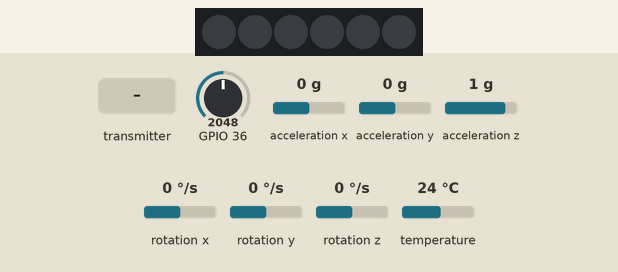
This program was run on a simulated ESP32. Shown: 6 RGB LEDs in strip order, left to right. The inputs (shaded band) are chosen by the test bench; at power-on: GPIO 36 = 2048, acceleration x 0 g, acceleration y 0 g, acceleration z 1 g, rotation x 0 °/s, rotation y 0 °/s, rotation z 0 °/s, temperature 24 °C. Dim RGB values are drawn brighter than linear; what the program prints to the serial monitor is not drawn.

Above: at 1.7 s.
1.8 s: the transmitter starts sending color.0 = 4095
At 3.0 s:
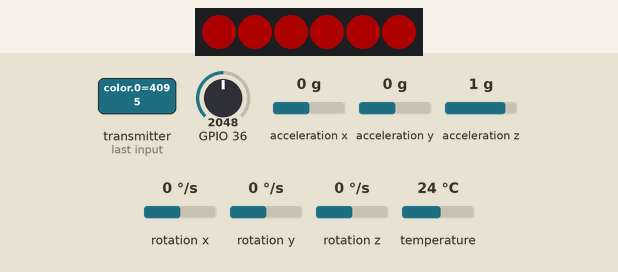
3.3 s: the transmitter starts sending color.1 = 4095
At 4.3 s:
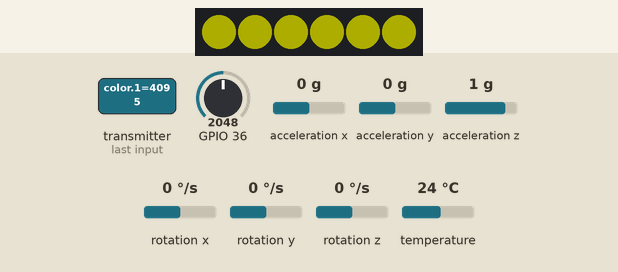
4.8 s: the transmitter starts sending color.2 = 4095
At 5.5 s:
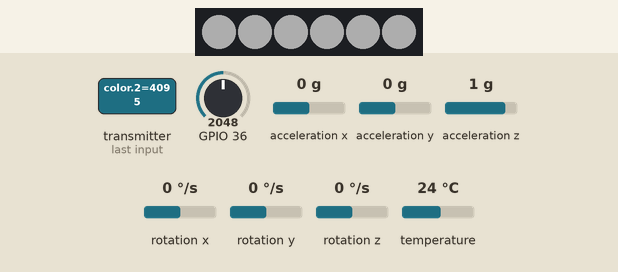
6.3 s: the transmitter starts sending color.0 = 0
At 6.6 s:
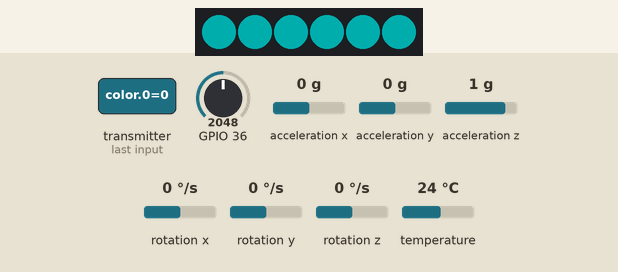
7.8 s: the transmitter starts sending color.1 = 0
At 9.0 s:
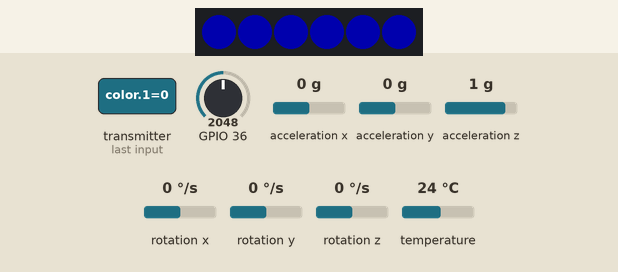
9.3 s: the transmitter starts sending color.0 = 4095
At 10.1 s:
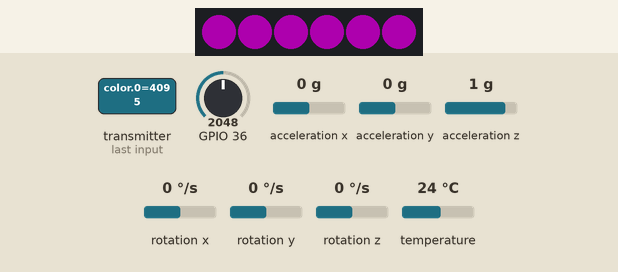
Timing chart, 0 to 11.8 s (numbered marks = the images above; inputs shaded):
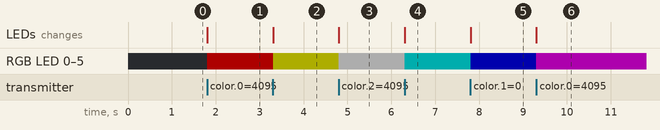

Measured:
- after the input at 1.8 s, RGB LED 0–5: off → RGB(50, 0, 0) at once; the LEDs: change at once (image 1)
- after the input at 3.3 s, RGB LED 0–5: RGB(50, 0, 0) → RGB(50, 50, 0) at once; the LEDs: change at once (image 2)
- after the input at 4.8 s, RGB LED 0–5: RGB(50, 50, 0) → RGB(50, 50, 50) at once; the LEDs: change at once (image 3)
- after the input at 6.3 s, RGB LED 0–5: RGB(50, 50, 50) → RGB(0, 50, 50) at once; the LEDs: change at once (image 4)
- after the input at 7.8 s, RGB LED 0–5: RGB(0, 50, 50) → RGB(0, 0, 50) at once; the LEDs: change at once (image 5)
- after the input at 9.3 s, RGB LED 0–5: RGB(0, 0, 50) → RGB(50, 0, 50) at once; the LEDs: change at once (image 6)

The program:

main.cpp
```cpp
#include <esp_now.h>
#include <WiFi.h>
#include <Adafruit_MPU6050.h>
#include <Adafruit_Sensor.h>
#include <Wire.h>
#include <Adafruit_NeoPixel.h>

uint8_t receiverMAC[] = {0x08, 0xd1, 0xf9, 0xcf, 0xa7, 0x74};

Adafruit_MPU6050 mpu;

const int LED_PIN = 5;
const int LED_COUNT = 6;
Adafruit_NeoPixel strip(LED_COUNT, LED_PIN, NEO_GRB + NEO_KHZ800);

const float maxVoltage = 4.2;
const float sensitiviy = 4.2 / 1023;

// Calibration values for the cubes gyro replace further down (248-250)
const float gyroXOffsetCube1 = -0.0460;
const float gyroYOffsetCube1 = 0.0099;
const float gyroZOffsetCube1 = -0.0121;

const float gyroXOffsetCube2 = -0.0368;
const float gyroYOffsetCube2 = -0.0236;
const float gyroZOffsetCube2 = -0.0124;

const float gyroXOffsetCube3 = -0.1391;
const float gyroYOffsetCube3 = -0.0305;
const float gyroZOffsetCube3 = -0.0268;

const float gyroXOffsetCube4 = -0.3877;
const float gyroYOffsetCube4 = -0.0796;
const float gyroZOffsetCube4 = -0.2421;

// Structure to hold sensor data for transmission
typedef struct
{
  float accelX;
  float accelY;
  float accelZ;
  float gyroX;
  float gyroY;
  float gyroZ;
  float battery;
  String topFace;
} SendData;
SendData sendData;

typedef struct
{
  int color[3];
} ReceivedData;
ReceivedData receivedData;

esp_now_peer_info_t peerInfo;

String currentTopFace = "Unknown";
String previousTopFace = "Startup";
String previousTopFaceDebugSave = "Startup";

// Sets the color
void color(uint32_t color)
{
  for (int i = 0; i < strip.numPixels(); i++)
  {
    strip.setPixelColor(i, color);
    strip.show();
  }
}

// Debug function to check if Message was send correctly (delivery failed if not connected to esp32 reciever)
void onSent(const uint8_t *mac_addr, esp_now_send_status_t sendStatus)
{
  Serial.print("Send Status: ");
  Serial.println(sendStatus == ESP_NOW_SEND_SUCCESS ? "Delivery Success" : "Delivery Fail");
}

// Callback function to handle received ESP-NOW data
void onReceiveData(const uint8_t *mac_addr, const uint8_t *data, int data_len)
{
  if (data_len == sizeof(ReceivedData))
  {
    memcpy(&receivedData, data, sizeof(receivedData));

    // DEBUG
    int colorValueRed = receivedData.color[0];
    int colorValueGreen = receivedData.color[1];
    int colorValueBlue = receivedData.color[2];

    Serial.println("RGB Color ");
    Serial.print(colorValueRed);
    Serial.print(", ");
    Serial.print(colorValueGreen);
    Serial.print(", ");
    Serial.print(colorValueBlue);

    color(strip.Color(colorValueRed, colorValueGreen, colorValueBlue));
  }
}

void setup(void)
{
  Serial.begin(115200);

  Wire.begin(17, 16); // SDA = GPIO17, SCL = GPIO16

  // Try to initialize!
  if (!mpu.begin())
  {
    Serial.println("Failed to find MPU6050 chip");
    while (1)
    {
      delay(10);
    }
  }
  Serial.println("MPU6050 Found!");

  strip.begin();
  strip.show();
  strip.setBrightness(50);
  strip.Color(0, 255, 0);
  delay(500);

  mpu.setAccelerometerRange(MPU6050_RANGE_8_G);
  Serial.print("Accelerometer range set to: ");
  switch (mpu.getAccelerometerRange())
  {
  case MPU6050_RANGE_2_G:
    Serial.println("+-2G");
    break;
  case MPU6050_RANGE_4_G:
    Serial.println("+-4G");
    break;
  case MPU6050_RANGE_8_G:
    Serial.println("+-8G");
    break;
  case MPU6050_RANGE_16_G:
    Serial.println("+-16G");
    break;
  }
  mpu.setGyroRange(MPU6050_RANGE_500_DEG);
  Serial.print("Gyro range set to: ");
  switch (mpu.getGyroRange())
  {
  case MPU6050_RANGE_250_DEG:
    Serial.println("+- 250 deg/s");
    break;
  case MPU6050_RANGE_500_DEG:
    Serial.println("+- 500 deg/s");
    break;
  case MPU6050_RANGE_1000_DEG:
    Serial.println("+- 1000 deg/s");
    break;
  case MPU6050_RANGE_2000_DEG:
    Serial.println("+- 2000 deg/s");
    break;
  }

  mpu.setFilterBandwidth(MPU6050_BAND_5_HZ);
  Serial.print("Filter bandwidth set to: ");
  switch (mpu.getFilterBandwidth())
  {
  case MPU6050_BAND_260_HZ:
    Serial.println("260 Hz");
    break;
  case MPU6050_BAND_184_HZ:
    Serial.println("184 Hz");
    break;
  case MPU6050_BAND_94_HZ:
    Serial.println("94 Hz");
    break;
  case MPU6050_BAND_44_HZ:
    Serial.println("44 Hz");
    break;
  case MPU6050_BAND_21_HZ:
    Serial.println("21 Hz");
    break;
  case MPU6050_BAND_10_HZ:
    Serial.println("10 Hz");
    break;
  case MPU6050_BAND_5_HZ:
    Serial.println("5 Hz");
    break;
  }

  WiFi.mode(WIFI_STA);

  if (esp_now_init() != 0)
  {
    Serial.println("Error initializing ESP-NOW");
    return;
  }

  // Register callback function to receive data
  esp_now_register_recv_cb(esp_now_recv_cb_t(onReceiveData));

  // Register callback for send status
  esp_now_register_send_cb(onSent);

  // Register peer
  memcpy(peerInfo.peer_addr, receiverMAC, 6);
  peerInfo.channel = 0;
  peerInfo.encrypt = false;

  // Add peer
  if (esp_now_add_peer(&peerInfo) != ESP_OK)
  {
    Serial.println("Failed to add peer");
    return;
  }
}

// Determines the Axis with the highest acceleration which is the axis that is affected by the gravitation in case the cube is placed
void detectTopFace()
{
  if (fabs(sendData.accelZ) > fabs(sendData.accelX) && fabs(sendData.accelZ) > fabs(sendData.accelY))
  {
    currentTopFace = (sendData.accelZ > 0) ? "Top Face: Z+" : "Top Face: Z-";
  }
  else if (fabs(sendData.accelX) > fabs(sendData.accelY))
  {
    currentTopFace = (sendData.accelX > 0) ? "Top Face: X+" : "Top Face: X-";
  }
  else
  {
    currentTopFace = (sendData.accelY > 0) ? "Top Face: Y+" : "Top Face: Y-";
  }
}

// Check if the top face of the cube changed if so return true and update previousTopFace
bool didTheTopFaceChange()
{
  if (currentTopFace != previousTopFace)
  {
    previousTopFaceDebugSave = previousTopFace; // Save previousTopFace to check in Serial Monitor for debbuging
    previousTopFace = currentTopFace;
    return true;
  }
  return false;
}

// Sends the entire sensor data to ESP32 if the top face of the cube changed
void sendDataIfFaceChanged()
{
  if (didTheTopFaceChange())
  {
    sendData.topFace = currentTopFace;
    esp_now_send(receiverMAC, (uint8_t *)&sendData, sizeof(sendData));
    Serial.print("Top Face: " + currentTopFace + "\n");
  }
}

void loop()
{
  // Read data from the GY-521 sensor
  sensors_event_t accel, gyro, temp;
  mpu.getEvent(&accel, &gyro, &temp);
  float battery = analogReadMilliVolts(36); // GPIO36 (SVN)(Analog to Digital Pin)
  Serial.print("Raw adc: ");
  Serial.println(int(battery));

  // Fill the Data structure with values
  sendData.accelX = accel.acceleration.x;
  sendData.accelY = accel.acceleration.y;
  sendData.accelZ = accel.acceleration.z;
  sendData.gyroX = gyro.gyro.x + gyroXOffsetCube4; // Change for the correct cube
  sendData.gyroY = gyro.gyro.y + gyroYOffsetCube4;
  sendData.gyroZ = gyro.gyro.z + gyroZOffsetCube4;
  sendData.battery = battery;

  // DEBUG
  Serial.print("Acceleration X: ");
  Serial.print(sendData.accelX);
  Serial.print(", Y: ");
  Serial.print(sendData.accelY);
  Serial.print(", Z: ");
  Serial.print(sendData.accelZ);
  Serial.println(" m/s^2");

  Serial.print("Rotation X: ");
  Serial.print(sendData.gyroX);
  Serial.print(", Y: ");
  Serial.print(sendData.gyroY);
  Serial.print(", Z: ");
  Serial.print(sendData.gyroZ);
  Serial.println(" rad/s");

  Serial.println(sendData.battery);

  detectTopFace();
  sendDataIfFaceChanged();

  delay(500); // Delay in Milliseconds
}
```
